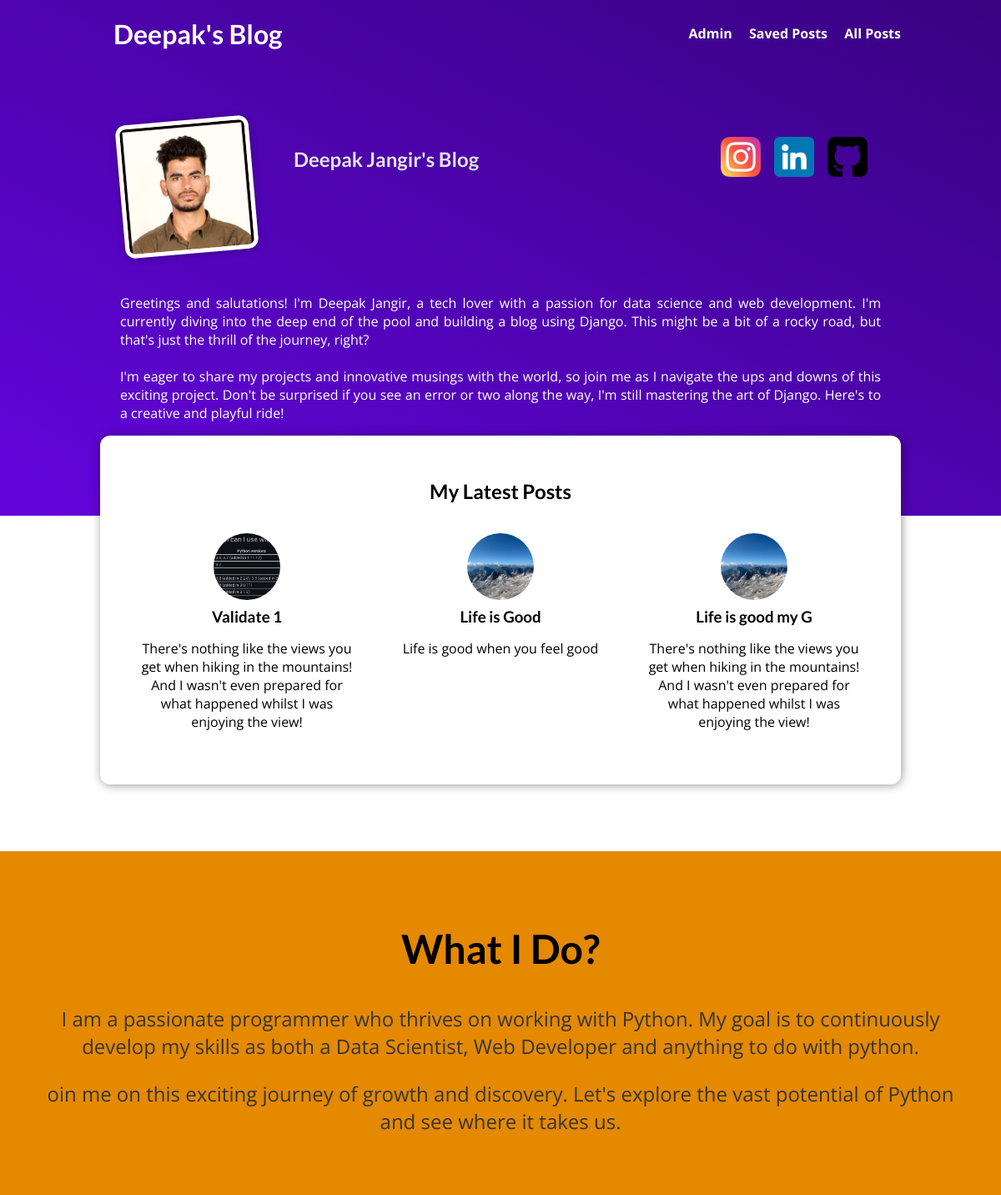
Before: / with the older database file.
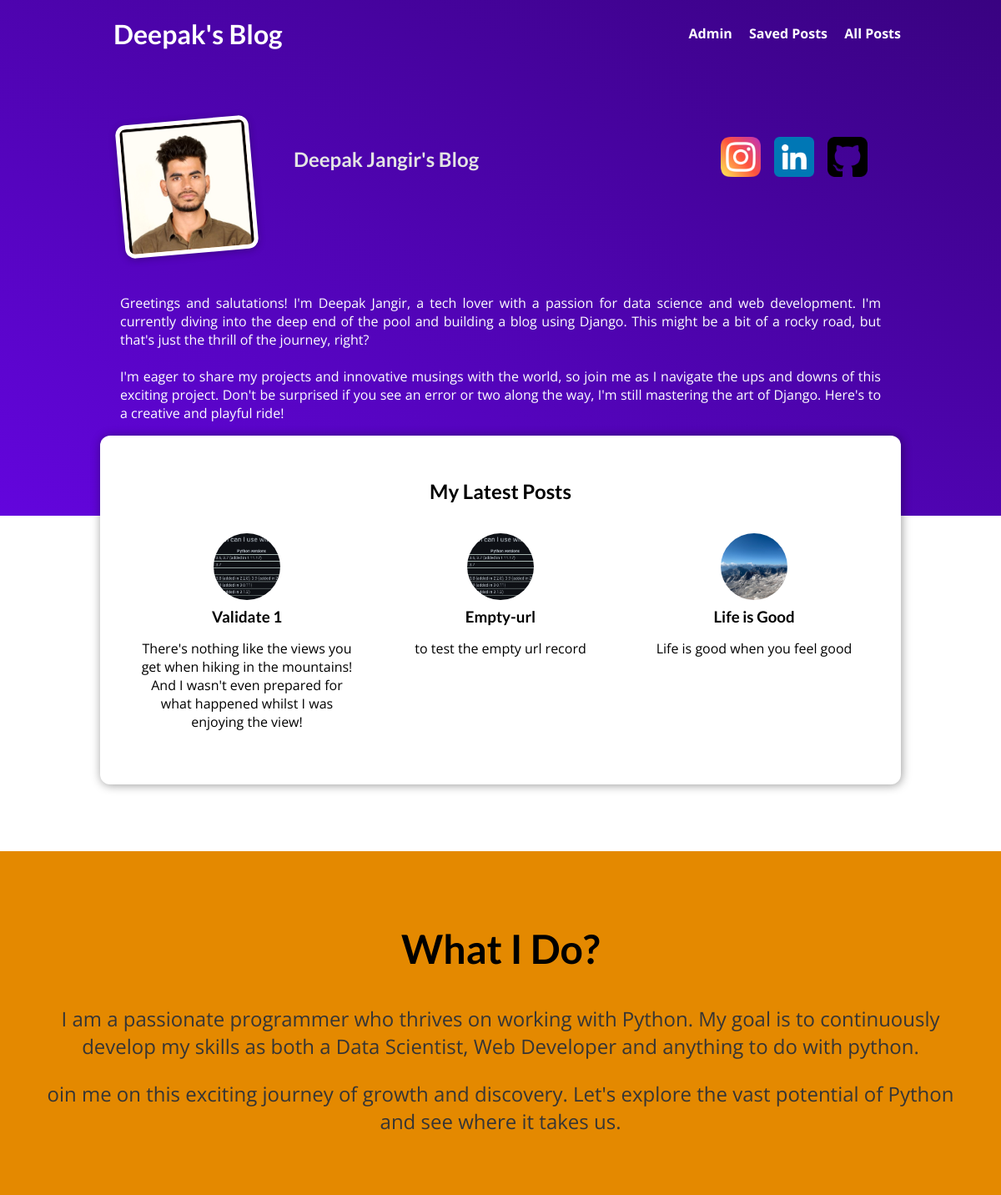
After: the same page with the newer database file.
### blog/models.py (models this page shows, shortened)
class Post(models.Model):
    title = models.CharField(max_length=150)
    excerpt = models.CharField(max_length=200)
    image = models.ImageField(upload_to="posts", null=True)
    date = models.DateField(auto_now=True)
    slug = models.SlugField(unique=True, db_index=True)
    content = models.TextField(validators=[MinLengthValidator(10)])
    author = models.ForeignKey(Author, on_delete=models.SET_NULL, related_name='posts',null=True)
    tags = models.ManyToManyField(Tag)
    url = models.URLField(max_length=200, blank=True, default='',null=True)

### blog/views.py (the view)
# urls.py: path("", view=views.Index.as_view(), name='index-page'),
class Index(ListView):
    template_name = 'blog/index.html'
    model = Post
    ordering = ["-date"]
    context_object_name = 'posts'
    def get_queryset(self):
        query_set = super().get_queryset()
        data = query_set[:3]
        return data

### blog/templates/blog/index.html (shortened to what this page needs)
{% extends 'base.html' %}
{% load static %}
{% block css_files %}
    <link rel="stylesheet" href="{% static "blog/index.css" %}">
    <link rel="stylesheet" href="{% static "blog/post.css" %}">
{% endblock css_files %}
{% block content %}
    <section id='welcome'>
        <header>
            <img src="{% static 'blog/images/deepak.jpeg' %}" class='profile-pic' alt="Deepak - The Author">
            <h2>Deepak Jangir's Blog</h2>
            <h1>
                <a href="https://www.instagram.com/deepakxpvt" target="_blank">
                  <img src="{% static 'blog/images/instagram.png' %}" alt="Instagram Profile">
                </a>
              </h1>
              <h1>
                <a href="https://www.linkedin.com/in/deepak-jangir-72333a188/" target="_blank">
                  <img src="{% static 'blog/images/linkedin.png' %}" alt="Linkedin Profile">
                </a>
              </h1>
              <h1>
                <a href="https://github.com/tdeepak509" target="_blank">
                  <img src="{% static 'blog/images/github-sign.png' %}" alt="Github Profile">
                </a>
              </h1>
        </header>
        <p align='justify'>Greetings and salutations! I'm Deepak Jangir, a tech lover with a passion for data science and web development. I'm currently diving into the deep end of the pool and building a blog using Django. This might be a bit of a rocky road, but that's just the thrill of the journey, right?
            <br><br>I'm eager to share my projects and innovative musings with the world, so join me as I navigate the ups and downs of this exciting project. Don't be surprised if you see an error or two along the way,
            I'm still mastering the art of Django. Here's to a creative and playful ride!</p>
    </section>
    <section id='latest-posts'>
        <h2>My Latest Posts</h2>
        <ul>
            {% for post in posts %}
                {% include "blog/includes/post.html" %}
            {% endfor %}
        </ul>
    </section>
    <section id='about'>
        <h2>What I Do?</h2>
        <p>I am a passionate programmer who thrives on working with Python.
        My goal is to continuously develop my skills as both a Data Scientist, Web Developer and anything to do with python. </p>
        <p>oin me on this exciting journey of growth and discovery. Let's explore the vast potential of Python and see where it takes us.</p>
    </section>
{% endblock content %}

### blog/templates/blog/includes/post.html
<li>
    <article class='post'>
        <a href="{% url 'post-detail-page' post.slug %}">
            <img src="{{ post.image.url }}" alt="{{ post.title }}">
            <div class='post_content'>
                <h3>{{ post.title }}</h3>
                <p>{{ post.excerpt }}</p>
            </div>
        </a>
    </article>
</li>

Changed rows visible on the page:
no longer on this page (row unchanged): Post: image (picture), title "Life is good my G", excerpt "There's nothing like the views you get when hiking in the mountains! And I wasn't even prepared for what happened whilst I was enjoying the view!"
added Post: image (picture), title "Empty-url", excerpt "to test the empty url record"
